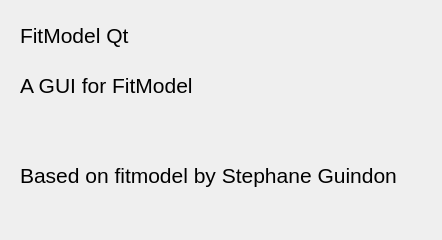
<?xml version="1.0" encoding="UTF-8"?>
<ui version="4.0">
 <class>DialogInfo</class>
 <widget class="QDialog" name="DialogInfo">
  <property name="geometry">
   <rect>
    <x>0</x>
    <y>0</y>
    <width>442</width>
    <height>240</height>
   </rect>
  </property>
  <property name="windowTitle">
   <string>Informations</string>
  </property>
  <widget class="QLabel" name="label">
   <property name="geometry">
    <rect>
     <x>20</x>
     <y>10</y>
     <width>121</width>
     <height>51</height>
    </rect>
   </property>
   <property name="font">
    <font>
     <pointsize>16</pointsize>
    </font>
   </property>
   <property name="text">
    <string>FitModel Qt</string>
   </property>
  </widget>
  <widget class="QLabel" name="label_2">
   <property name="geometry">
    <rect>
     <x>20</x>
     <y>60</y>
     <width>191</width>
     <height>51</height>
    </rect>
   </property>
   <property name="font">
    <font>
     <pointsize>16</pointsize>
    </font>
   </property>
   <property name="text">
    <string>A GUI for FitModel</string>
   </property>
  </widget>
  <widget class="QLabel" name="label_3">
   <property name="geometry">
    <rect>
     <x>20</x>
     <y>160</y>
     <width>381</width>
     <height>31</height>
    </rect>
   </property>
   <property name="font">
    <font>
     <pointsize>16</pointsize>
    </font>
   </property>
   <property name="text">
    <string>Based on fitmodel by Stephane Guindon</string>
   </property>
  </widget>
 </widget>
 <resources/>
 <connections/>
</ui>
